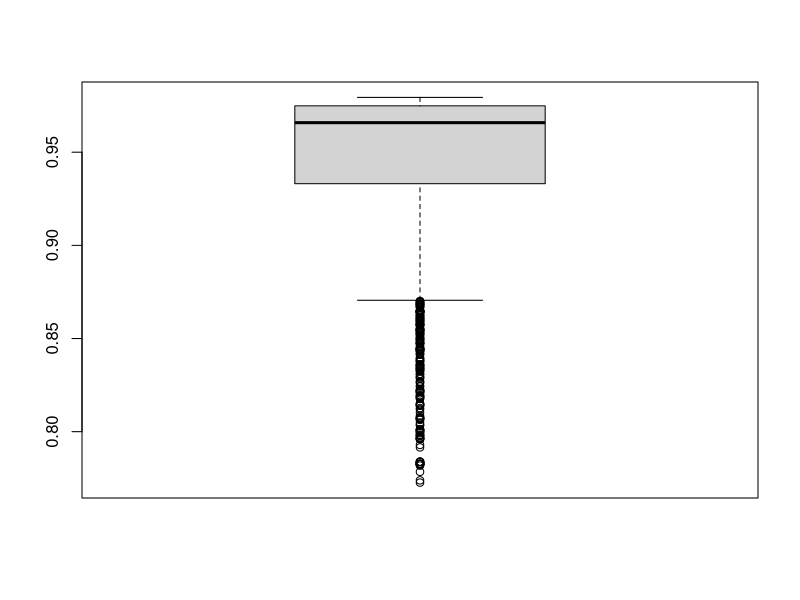
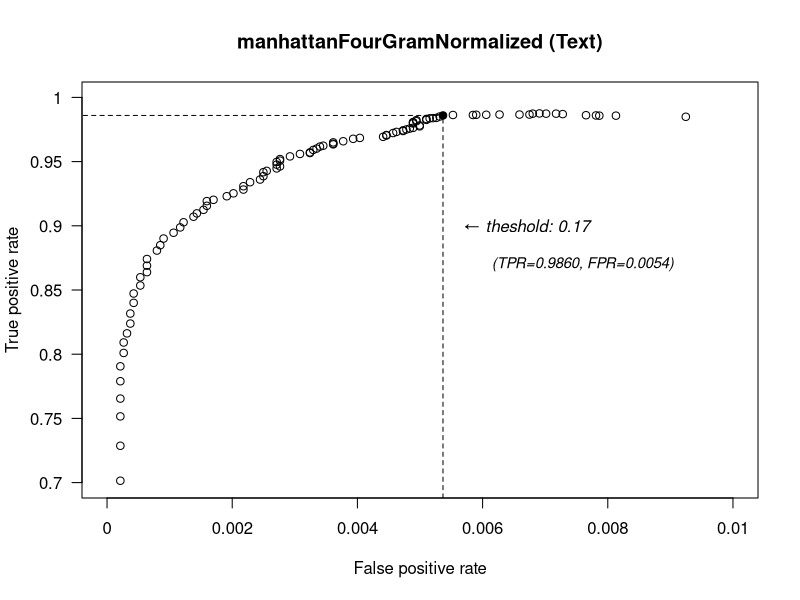
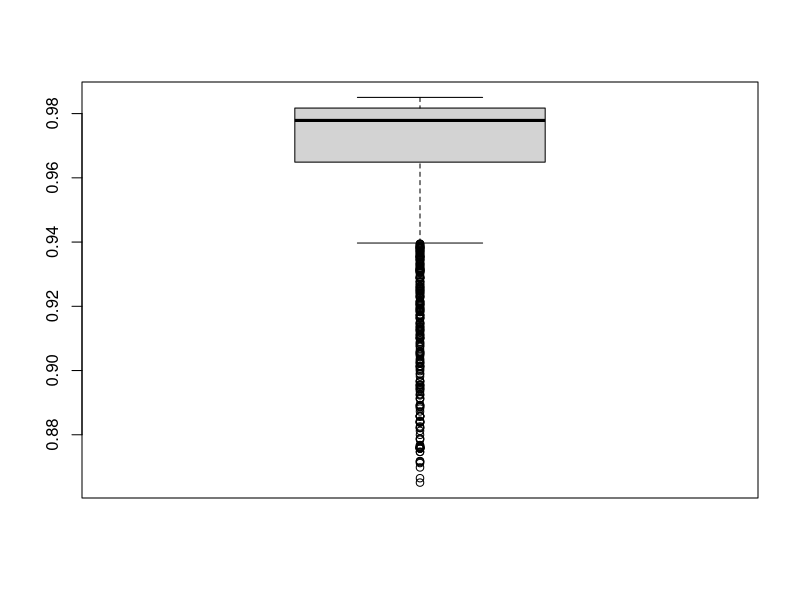
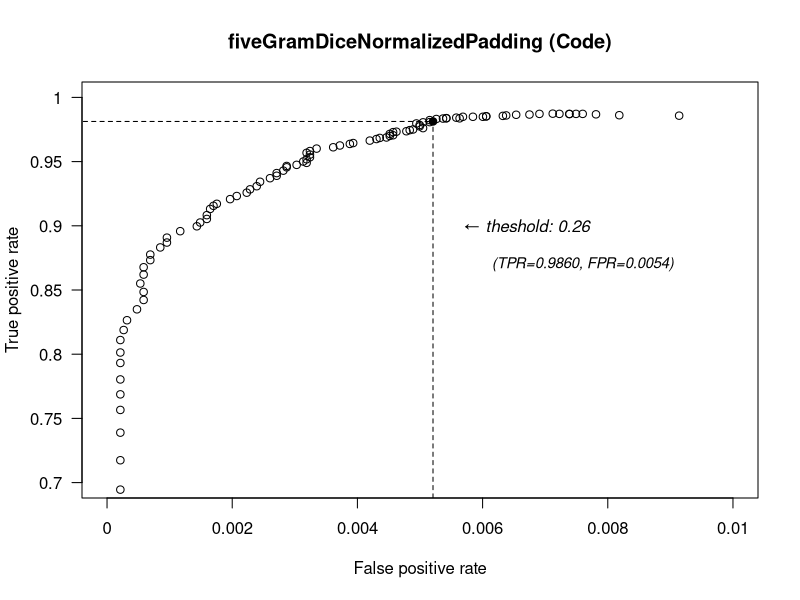

Write R code to recreate these figures, in order.
setwd("F:/Git/github/r-scripts/metric-selection") # Pfad bitte anpassen
#setwd("/Users/sebastian/git/github/r-scripts/metric-selection")

library(data.table)
metric_comparison <- fread("MetricComparison_aggregated-selected.csv", header=TRUE, sep=";", quote="\"", strip.white=TRUE, showProgress=TRUE, encoding="UTF-8", na.strings=c("", "null"), stringsAsFactors=FALSE)

nrow(metric_comparison)
# 2424


### TEXT ###

MatthewsCorrelationText <- metric_comparison$MatthewsCorrelationText

summary(MatthewsCorrelationText)
# Min. 1st Qu.  Median    Mean 3rd Qu.    Max. 
# 0.7727  0.9331  0.9659  0.9454  0.9749  0.9794

boxplot(MatthewsCorrelationText)

MatthewsCorrelationText_max <- MatthewsCorrelationText[MatthewsCorrelationText == max(MatthewsCorrelationText)]
MatthewsCorrelationText_max
# 0.9794148

metric_text <- metric_comparison[metric_comparison$MatthewsCorrelationText == MatthewsCorrelationText_max,]

metric_text$Metric
# [1] "manhattanFourGramNormalized"
metric_text$Threshold
# 0.17

# best metric
roc_text <- metric_comparison[metric_comparison$Metric == "manhattanFourGramNormalized", c("Threshold", "RecallText", "InverseRecallText")]
roc_text$InverseRecallText <- 1 - roc_text$InverseRecallText
roc_text <- roc_text[with(roc_text, order(roc_text$Threshold)),]
names(roc_text) <- c("Threshold", "TPR", "FPR")
roc_text[roc_text$Threshold==0.17,]
# Threshold      TPR         FPR
# 1:      0.17 0.985957 0.005367202

# baseline metric
roc_text_equal <- metric_comparison[metric_comparison$Metric == "equal", c("Threshold", "RecallText", "InverseRecallText")]
roc_text_equal$InverseRecallText <- 1 - roc_text_equal$InverseRecallText
roc_text_equal <- roc_text_equal[with(roc_text_equal, order(roc_text_equal$Threshold)),]
names(roc_text_equal) <- c("Threshold", "TPR", "FPR")

# plot
plot(roc_text$FPR, roc_text$TPR,
     main="manhattanFourGramNormalized (Text)", xlab="False positive rate", ylab="True positive rate",
     pch=1,
     xlim=c(0.0, 0.01), ylim=c(0.7, 1.0),
     xaxt="n", yaxt="n"
)
axis(1, at=seq(0, 0.01, by=0.002), labels=seq(0, 0.01, by=0.002))
axis(2, at=seq(0.7, 1.0, by=0.05), labels=seq(0.7, 1.0, by=0.05), las=2)
segments(x0=roc_text[roc_text$Threshold==0.17,]$FPR, y0=0, x1=roc_text[roc_text$Threshold==0.17,]$FPR, y1=roc_text[roc_text$Threshold==0.17,]$TPR, lty=2, lwd=1)
segments(x0=-0.1, y0=roc_text[roc_text$Threshold==0.17,]$TPR, x1=roc_text[roc_text$Threshold==0.17,]$FPR, y1=roc_text[roc_text$Threshold==0.17,]$TPR, lty=2, lwd=1)
points(roc_text[roc_text$Threshold==0.17,]$FPR, roc_text[roc_text$Threshold==0.17,]$TPR, pch=16)
text(0.0067, 0.9, "\u2190 theshold: 0.17", font=3, cex=1)
text(0.0076, 0.87, "(TPR=0.9860, FPR=0.0054)", font=3, cex=0.9)

# TODO: add points roc_text_equal


### CODE ###

MatthewsCorrelationCode <- metric_comparison$MatthewsCorrelationCode

summary(MatthewsCorrelationCode)
# Min. 1st Qu.  Median    Mean 3rd Qu.    Max. 
# 0.8651  0.9649  0.9779  0.9678  0.9817  0.9850 

boxplot(MatthewsCorrelationCode)

MatthewsCorrelationCode_max <- MatthewsCorrelationCode[MatthewsCorrelationCode == max(MatthewsCorrelationCode)]
MatthewsCorrelationCode_max
# 0.9850383

metric_code <- metric_comparison[metric_comparison$MatthewsCorrelationCode == MatthewsCorrelationCode_max,]

metric_code$Metric
# [1] "fiveGramDiceNormalizedPadding"
metric_code$Threshold
# 0.26

roc_code <- metric_comparison[metric_comparison$Metric == "fiveGramDiceNormalizedPadding", c("Threshold", "RecallText", "InverseRecallText")]
roc_code$InverseRecallText <- 1 - roc_code$InverseRecallText
roc_code <- roc_code[with(roc_code, order(roc_code$Threshold)),]
names(roc_code) <- c("Threshold", "TPR", "FPR")
roc_code[roc_code$Threshold==0.26,]
# Threshold      TPR         FPR
# 1:      0.17 0.985957 0.005367202

plot(roc_code$FPR, roc_code$TPR,
     main="fiveGramDiceNormalizedPadding (Code)", xlab="False positive rate", ylab="True positive rate",
     pch=1,
     xlim=c(0.0, 0.01), ylim=c(0.7, 1.0),
     xaxt="n", yaxt="n"
)
axis(1, at=seq(0, 0.01, by=0.002), labels=seq(0, 0.01, by=0.002))
axis(2, at=seq(0.7, 1.0, by=0.05), labels=seq(0.7, 1.0, by=0.05), las=2)
segments(x0=roc_code[roc_code$Threshold==0.26,]$FPR, y0=0, x1=roc_code[roc_code$Threshold==0.26,]$FPR, y1=roc_code[roc_code$Threshold==0.26,]$TPR, lty=2, lwd=1)
segments(x0=-0.1, y0=roc_code[roc_code$Threshold==0.26,]$TPR, x1=roc_code[roc_code$Threshold==0.26,]$FPR, y1=roc_code[roc_code$Threshold==0.26,]$TPR, lty=2, lwd=1)
points(roc_code[roc_code$Threshold==0.26,]$FPR, roc_code[roc_code$Threshold==0.26,]$TPR, pch=16)
text(0.0067, 0.9, "\u2190 theshold: 0.26", font=3, cex=1)
text(0.0076, 0.87, "(TPR=0.9860, FPR=0.0054)", font=3, cex=0.9)
